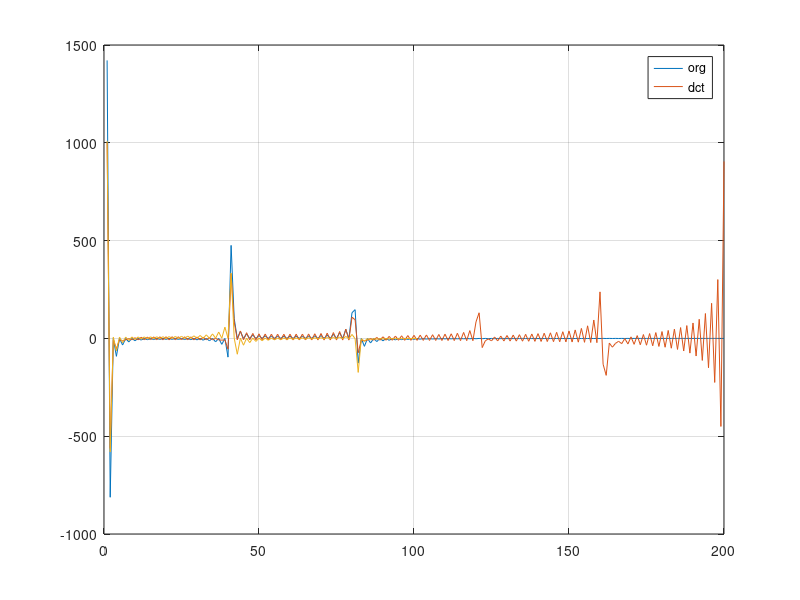

The MATLAB script that drew this image:
close all;
clear; clc; 

%% org
m=1:1:200;
org = m+50*cos(m*2*pi/10) + 25*sin(m*2*pi/5);

dct_org = dct(org);
plot( dct_org);hold on;

%% sampled  -- i think it's wrong
n=1:1:200;
samp = n+50*cos(n*2*pi/10) + 25*sin(n*2*pi/5);
for i= 2:2:200
    samp(i) = 0;
end
scale_factor = sqrt(2);

% plot(n, samp)
dct_samp = dct(samp);
plot(scale_factor *dct_samp);grid on;
legend('org', 'dct');
%% sampled
n=0:2:200;
samp = n+50*cos(n*2*pi/10) + 25*sin(n*2*pi/5);
% plot(n, samp)
dct_samp = dct(samp);
plot(dct_samp);grid on;
legend('org', 'dct');
